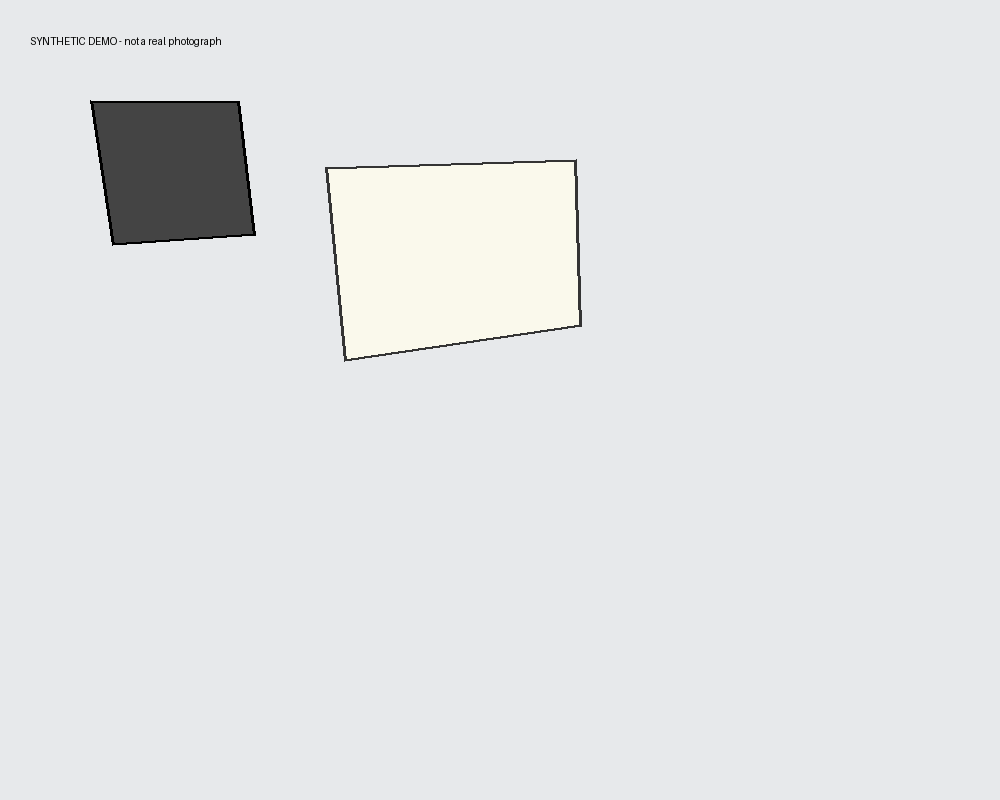
#> input picture examples/synthetic_perspective.png, 1000 x 800 px
$ python -i detection.py   (imports and definitions only)
#> lines starting #> are read from the running program, lines starting #| are printed output that depends on the picture; after the words box and inside, x2 and y2 are one past the last pixel; in counts of white or black regions, pixels touching at a corner belong together
### photomeasure/geometry.py
"""Double precision planar measurement; millimetres are the plane coordinate unit."""
from dataclasses import dataclass
import numpy as np
from numpy.typing import ArrayLike


class GeometryError(ValueError):
    """Invalid selections or an unusable projective transform."""


@dataclass
class GeometryConfig:
    min_reference_area_px: float = 100.0
    small_edge_px: float = 40.0
    angle_warning_deg: float = 10.0
    opposite_warning_ratio: float = 0.1


def _points(points, count=None):
    try:
        p = np.asarray(points, dtype=np.float64)
    except (ValueError, TypeError) as exc:
        raise GeometryError("Coordinates must be finite numeric points.") from exc
    if p.ndim != 2 or p.shape[1] != 2 or (count is not None and len(p) != count) or not np.isfinite(p).all():
        raise GeometryError("Provide four finite (x, y) corners." if count == 4 else "Provide finite N by 2 points.")
    return p


def _cross(a, b):
    return a[..., 0] * b[..., 1] - a[..., 1] * b[..., 0]


def validate_quad(points: ArrayLike, image_size: tuple[int, int] | None = None,
                  min_area: float = 1.0) -> np.ndarray:
    p = _points(points, 4).copy()
    if not np.isfinite(min_area) or min_area < 0:
        raise GeometryError("Minimum polygon area must be finite and nonnegative.")
    if image_size is not None:
        bounds = np.asarray(image_size, dtype=float)
        if bounds.shape != (2,) or not np.isfinite(bounds).all() or (bounds <= 0).any():
            raise GeometryError("Image dimensions must be positive width and height.")
        if (p < 0).any() or (p > bounds - 1).any():
            raise GeometryError("Corners must remain inside the analysis image bounds.")
    edges = np.roll(p, -1, axis=0) - p
    lengths = np.linalg.norm(edges, axis=1)
    distances = np.linalg.norm(p[:, None, :] - p[None, :, :], axis=2)
    if np.min(distances[np.triu_indices(4, 1)]) <= 1e-8:
        raise GeometryError("Corners must be distinct; select each corner once.")
    turns = _cross(edges, np.roll(edges, -1, axis=0))
    # Relative sine threshold rejects almost straight corners independent of image scale.
    if (np.abs(turns) / (lengths * np.roll(lengths, -1)) < 1e-4).any():
        raise GeometryError("Corners are collinear or nearly collinear; select a visible quadrilateral.")
    if not ((turns > 0).all() or (turns < 0).all()):
        raise GeometryError("Corners must follow the perimeter of a convex quadrilateral. Undo crossing or concave selections.")
    centered = p - p.mean(axis=0)
    area = abs(float(np.sum(_cross(centered, np.roll(centered, -1, axis=0))))) / 2
    if area < min_area:
        raise GeometryError(f"Polygon area is too small; require at least {min_area:g} analysis pixels squared.")
    if turns[0] < 0:
        p = p[::-1]
    # Topmost then leftmost point supplies a deterministic cyclic start.
    start = np.lexsort((p[:, 0], p[:, 1]))[0]
    return np.roll(p, -int(start), axis=0)


# [96 lines left out: functions _normalize, compute_homography, transform_points, measure, not called in this run]

### photomeasure/markers.py
"""DICT_4X4_50 reference detection and physically sized printable SVGs."""
from time import perf_counter
import math

import cv2
import numpy as np

from .geometry import GeometryError, validate_quad


def _rgb(rgb):
    image = np.asarray(rgb)
    if image.ndim != 3 or image.shape[2] != 3 or image.dtype != np.uint8 or min(image.shape[:2]) < 2:
        raise ValueError("Detection requires a uint8 RGB image with at least two pixels per edge.")
    return image


# [57 lines left out: functions detect_markers, marker_svg, not called in this run]

### photomeasure/detection.py
"""Contour-based quadrilateral suggestions; every candidate needs confirmation."""
from dataclasses import dataclass
from time import perf_counter

import cv2
import numpy as np
from numpy.typing import ArrayLike

from .geometry import GeometryError, transform_points, validate_quad
from .markers import _rgb


@dataclass
class DetectionConfig:
    canny_low: int = 50
    canny_high: int = 150
    min_area_ratio: float = .005
    max_area_ratio: float = .9
    epsilon_ratio: float = .02


def suggest_targets(rgb: np.ndarray, reference: ArrayLike | None = None,
                    homography: ArrayLike | None = None,
                    config: DetectionConfig | None = None) -> dict:
    start = perf_counter()
    image = _rgb(rgb)
    config = config or DetectionConfig()
    values = [config.canny_low, config.canny_high, config.min_area_ratio,
              config.max_area_ratio, config.epsilon_ratio]
    if not np.isfinite(values).all() or not 0 <= config.canny_low < config.canny_high <= 255 or not 0 < config.min_area_ratio < config.max_area_ratio <= 1 or not 0 < config.epsilon_ratio < .2:
        raise ValueError("Use ordered Canny thresholds in 0–255, area ratios in (0,1], and approximation ratio in (0,0.2).")
    height, width = image.shape[:2]
#> height = 800; width = 1000
    reference_quad = validate_quad(reference, (width, height)) if reference is not None else None
    gray = cv2.cvtColor(image, cv2.COLOR_RGB2GRAY)
    gray = cv2.GaussianBlur(gray, (5, 5), 0)
    edges = cv2.Canny(gray, config.canny_low, config.canny_high)
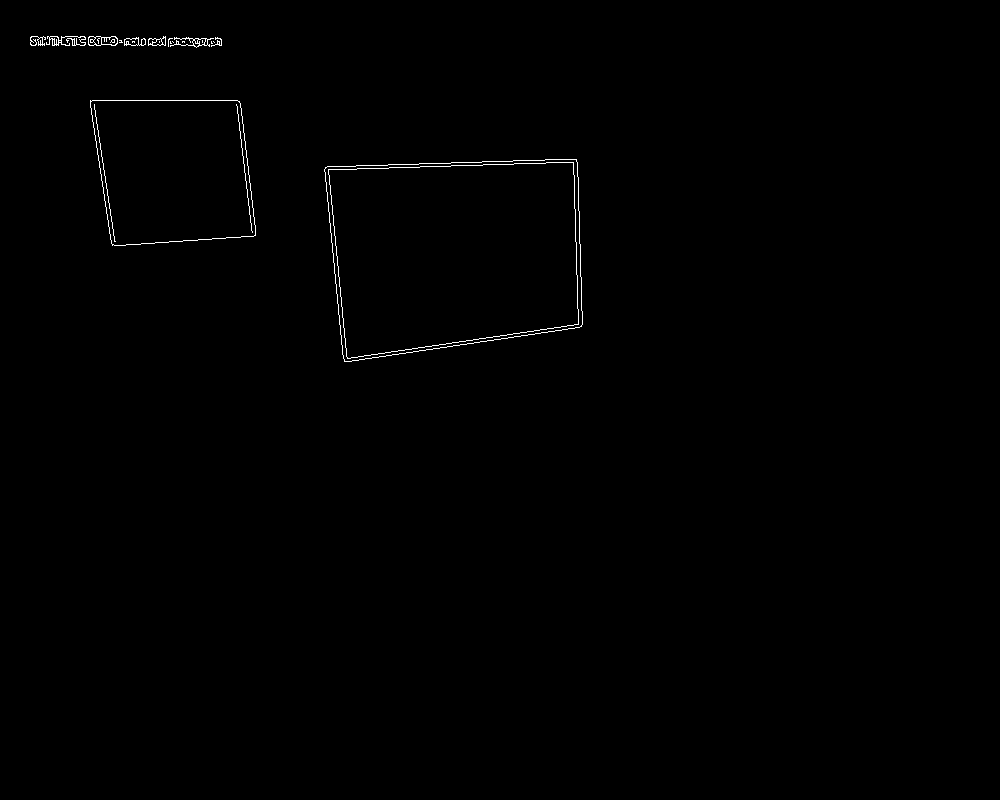
#> edges: shape (800, 1000); 0.41% white in thin lines or dots, all inside (x1, y1, x2, y2) = (30, 36, 583, 362)
    contours, _ = cv2.findContours(edges, cv2.RETR_LIST, cv2.CHAIN_APPROX_SIMPLE)
#> contours = 49 contours, 25 with area under 20; largest, box (x1, y1, x2, y2) and area: (324, 159, 583, 362) 44890, (324, 159, 583, 362) 44888, (328, 162, 579, 359) 42048, (328, 162, 579, 359) 42046, (90, 100, 256, 246) 20784
    candidates = []
    area_total = width * height
#> area_total = 800000
    boundary_margin = max(2., min(width, height) * .005)
#> boundary_margin = 4
    for contour in contours:
        perimeter = cv2.arcLength(contour, True)
        if perimeter <= 0:
            continue
        approximation = cv2.approxPolyDP(contour, config.epsilon_ratio * perimeter, True)
        if len(approximation) != 4:
            continue
        try:
            quad = validate_quad(approximation.reshape(4, 2), (width, height))
        except GeometryError:
            continue
        area = abs(cv2.contourArea(quad.astype(np.float32)))
        ratio = area / area_total
        if not config.min_area_ratio <= ratio <= config.max_area_ratio:
            continue
        if (quad < boundary_margin).any() or (quad[:, 0] > width - 1 - boundary_margin).any() or (quad[:, 1] > height - 1 - boundary_margin).any():
            continue
        if reference_quad is not None:
            overlap, _ = cv2.intersectConvexConvex(quad.astype(np.float32), reference_quad.astype(np.float32))
            reference_area = abs(cv2.contourArea(reference_quad.astype(np.float32)))
            if overlap / min(area, reference_area) > .1:
                continue
        warnings = []
        # Contour/quad area agreement penalizes rounded/irregular approximations.
        contour_area = abs(cv2.contourArea(contour))
        fit = min(contour_area, area) / max(contour_area, area) if contour_area else 0
        quality = fit
        if homography is not None:
            try:
                if reference_quad is not None:
                    transform_points(np.vstack([reference_quad, quad]), homography)
                plane = transform_points(quad, homography)
                vectors = np.roll(plane, -1, axis=0) - plane
                lengths = np.linalg.norm(vectors, axis=1)
                if lengths.min() < 1e-9:
                    continue
                angles = np.degrees(np.arccos(np.clip(np.sum(-np.roll(vectors, 1, axis=0)*vectors, axis=1)/(np.roll(lengths, 1)*lengths), -1, 1)))
                angle_deviation = float(np.max(np.abs(angles - 90)))
                opposite_disagreement = max(abs(lengths[i]-lengths[i+2])/((lengths[i]+lengths[i+2])/2) for i in range(2))
                quality *= max(0., 1-angle_deviation/90) / (1+opposite_disagreement)
                if angle_deviation > 10:
                    warnings.append("Rectified candidate angles deviate from right angles by more than 10 degrees.")
                if opposite_disagreement > .1:
                    warnings.append("Rectified candidate opposite sides differ by more than 10%.")
            except GeometryError:
                continue
        else:
            warnings.append("Plane rectangularity is unchecked until a reference is confirmed.")
        # Area rewards a usable visible object; quality modifies ranking only.
        score = float(np.sqrt(ratio) * quality)
        # Canny yields paired inner/outer contours. Deduplicate overlapping quads.
        duplicate = None
        for index, existing in enumerate(candidates):
            old = np.asarray(existing["corners_analysis_px"], dtype=np.float32)
            overlap, _ = cv2.intersectConvexConvex(quad.astype(np.float32), old)
            old_area = abs(cv2.contourArea(old))
            union = area + old_area - overlap
            if union > 0 and overlap / union > .85:
                duplicate = index
                break
        candidate = {"corners_analysis_px": quad.tolist(), "score": score, "warnings": warnings}
        if duplicate is None:
            candidates.append(candidate)
        elif score > candidates[duplicate]["score"]:
            candidates[duplicate] = candidate
#> this loop made 49 passes
#> perimeter on passes 9, 10, 11, 14, 15, 19, 20, 22, 23, 24, 25, 26: 7.66, 7.66, 7.66, 22.14, 6.83, 6.83, 7.66, 12.24, 9.66, 9.66, 13.66, 13.66
#> (perimeter, approximation) on passes 5, 6, 12, 16, 18, 21: (269.3, [[236, 104], [252, 232]]), (292, [[94, 104], [115, 241]]), (2.83, [[213, 41], [214, 42]]), (2.83, [[172, 41], [173, 42]]), (2, [[159, 41], [159, 42]]), (4, [[202, 40], [202, 42]])
#> after the loop, candidates = 2 items
    candidates.sort(key=lambda item: item["score"], reverse=True)
    candidates = candidates[:30]
    status = (f"Suggested {len(candidates)} quadrilaterals. Select, edit and confirm the intended target." if candidates else
              "No useful target quadrilateral found. Adjust edge settings, improve contrast, or select four corners manually.")
    return {"candidates": candidates, "status": status, "latency_ms": (perf_counter()-start)*1000}

>>> import cv2
>>> picture = cv2.cvtColor(cv2.imread('../examples/synthetic_perspective.png'), cv2.COLOR_BGR2RGB)
>>> result = suggest_targets(picture)
#> result = 3 items
